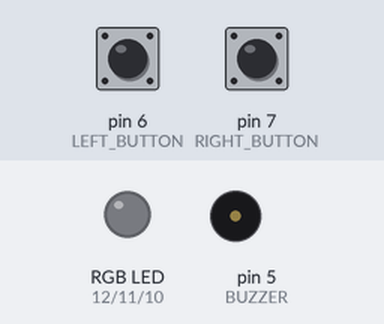
Recording of a sketch running on a simulated Arduino Uno, built with avr-gcc and run on an emulated ATmega328P. Parts: an RGB LED mixed from three pins (HIGH = lit), buzzer (waves = sounding). Inputs (shaded band) come from the test bench; at power-on: pin 6 (LEFT_BUTTON) HIGH, pin 7 (RIGHT_BUTTON) HIGH. Random numbers use the default seed unless the sketch sets one.

Above: at 0.73 s.
At 1.3 s:
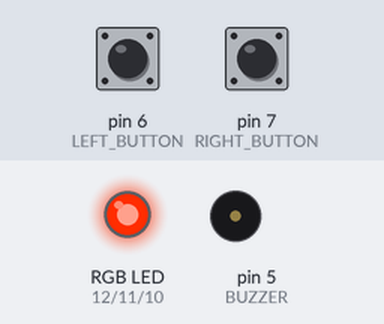
At 2.81 s:
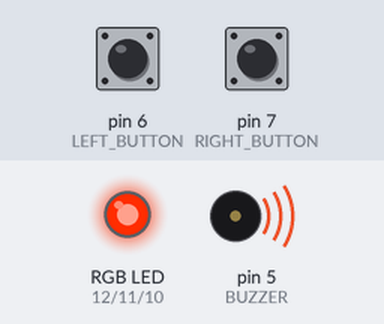
At 3.9 s:
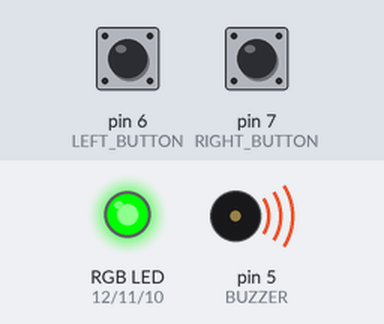
At 5.9 s:
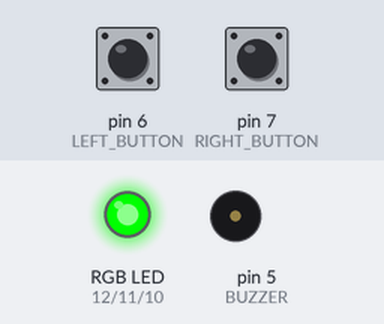
Timing chart, 0 to 7.4 s (numbered marks = the images above):
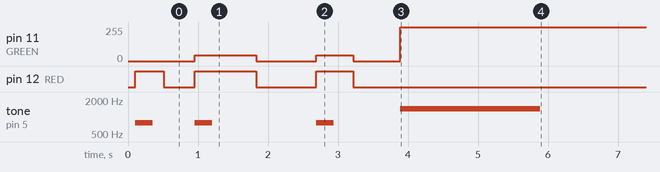

Measured:
- by itself, pin 11 (GREEN): 0/255 → 45/255 at 0.96 s, → 0/255 0.87 s later, → 45/255 0.86 s later, → 0/255 0.53 s later, … (5 changes in this stretch)
- by itself, pin 12 (RED): goes HIGH 0.41 s, LOW 0.45 s, HIGH 0.87 s, LOW 0.86 s, HIGH 0.53 s, then LOW
- by itself, tone on pin 5 (BUZZER): plays 784 Hz for 0.25 s, 784 Hz for 0.25 s, 784 Hz for 0.25 s, 1397 Hz for 2.0 s

The sketch:

dragSketch.ino
```cpp
#include "pitches.h"

// Using digital pins

#define RED 12
#define GREEN 11
#define BLUE 10

#define LEFT_WIN 8
#define RIGHT_WIN 9

#define LEFT_BUTTON 6
#define RIGHT_BUTTON 7

#define BUZZER 5

#define COUNTDOWN 1
#define BUTTON_STAGE 2
#define RESULTS_STAGE 3
#define END_GAME 4

void setup() {
Serial.begin( 9600 );
pinMode( RED, OUTPUT );
pinMode( GREEN, OUTPUT );
pinMode( BLUE, OUTPUT );
pinMode( LEFT_BUTTON, INPUT_PULLUP );
pinMode( RIGHT_BUTTON, INPUT_PULLUP );
digitalWrite( RED, LOW );
digitalWrite( GREEN, LOW );
digitalWrite( BLUE, LOW );
digitalWrite( LEFT_WIN, HIGH );
digitalWrite( RIGHT_WIN, HIGH );
}

int redValue;
int greenValue;
int blueValue;
int gameState = COUNTDOWN;

void loop() {
  while( gameState == COUNTDOWN ) {
    countDown();
  }

  while( gameState == BUTTON_STAGE ) {
    buttonStage();
  }

  while( gameState == RESULTS_STAGE ) {
    resultsStage();
  }

}

void countDown() {

  delay( 100 );
  digitalWrite( LEFT_WIN, LOW );
  digitalWrite( RIGHT_WIN, LOW );

  analogWrite( RED, 255);
  analogWrite( GREEN, 0);
  analogWrite( BLUE, 0 );
tone(BUZZER, NOTE_G5, 250);
  delay( random( 400, 1000 ) );

  analogWrite( RED, 0);
  analogWrite( GREEN, 0);
  analogWrite( BLUE, 0 );

  delay( random( 400, 1000 ) );

  analogWrite( RED, 255);
  analogWrite( GREEN, 45);
  analogWrite( BLUE, 0 );
tone(BUZZER, NOTE_G5, 250);
  delay( random( 400, 1000 ) );

  analogWrite( RED, 0);
  analogWrite( GREEN, 0);
  analogWrite( BLUE, 0 );

  delay( random( 400, 1000 ) );

  analogWrite( RED, 255);
  analogWrite( GREEN, 45);
  analogWrite( BLUE, 0 );
tone(BUZZER, NOTE_G5, 250);
  delay( random( 400, 1000 ) );

  analogWrite( RED, 0);
  analogWrite( GREEN, 0);
  analogWrite( BLUE, 0 );

  delay( random( 400, 1000 ) );

  analogWrite( RED, 0);
  analogWrite( GREEN, 255);
  analogWrite( BLUE, 0 );
tone(BUZZER, NOTE_F6, 2000);
  gameState = BUTTON_STAGE;
}

void buttonStage() {

  int buttonsPressed = 0;

  while( buttonsPressed == 0 ) {
    if( digitalRead( LEFT_BUTTON ) == LOW ) {
      digitalWrite( LEFT_WIN, HIGH );
      buttonsPressed = 1;
    }

    if( digitalRead( RIGHT_BUTTON ) == LOW ) {
      digitalWrite( RIGHT_WIN, HIGH );
      buttonsPressed = 1;
    }
  }
  gameState = RESULTS_STAGE;
}

void resultsStage() {
  int song = 0;
  while( song == 0 ) {
    // Let's stay between G6 and G4
    noTone( BUZZER );
    tone( BUZZER, NOTE_D6, 250 );
    delay( 250 );
    noTone( BUZZER );
    tone( BUZZER, NOTE_E6, 250 );
    delay( 250 );
    noTone( BUZZER );
    tone( BUZZER, 1380, 250 );
    delay( 250 );
    noTone( BUZZER );
    tone( BUZZER, NOTE_E6, 250 );
    delay( 250 );
    noTone( BUZZER );
    tone( BUZZER, NOTE_D6, 250 );
    delay( 250 );
    noTone( BUZZER );
    tone( BUZZER, NOTE_C6, 750 );
    delay( 400 );
    noTone( BUZZER );
    tone( BUZZER, NOTE_G6, 1000 );
    delay( 7000 );
    noTone( BUZZER );
    song = 1;
  }
  gameState = END_GAME;
}
```

pitches.h
```cpp
/*************************************************
 * Public Constants
 *************************************************/

#define NOTE_B0  31
#define NOTE_C1  33
#define NOTE_CS1 35
#define NOTE_D1  37
#define NOTE_DS1 39
#define NOTE_E1  41
#define NOTE_F1  44
#define NOTE_FS1 46
#define NOTE_G1  49
#define NOTE_GS1 52
#define NOTE_A1  55
#define NOTE_AS1 58
#define NOTE_B1  62
#define NOTE_C2  65
#define NOTE_CS2 69
#define NOTE_D2  73
#define NOTE_DS2 78
#define NOTE_E2  82
#define NOTE_F2  87
#define NOTE_FS2 93
#define NOTE_G2  98
#define NOTE_GS2 104
#define NOTE_A2  110
#define NOTE_AS2 117
#define NOTE_B2  123
#define NOTE_C3  131
#define NOTE_CS3 139
#define NOTE_D3  147
#define NOTE_DS3 156
#define NOTE_E3  165
#define NOTE_F3  175
#define NOTE_FS3 185
#define NOTE_G3  196
#define NOTE_GS3 208
#define NOTE_A3  220
#define NOTE_AS3 233
#define NOTE_B3  247
#define NOTE_C4  262
#define NOTE_CS4 277
#define NOTE_D4  294
#define NOTE_DS4 311
#define NOTE_E4  330
#define NOTE_F4  349
#define NOTE_FS4 370
#define NOTE_G4  392
#define NOTE_GS4 415
#define NOTE_A4  440
#define NOTE_AS4 466
#define NOTE_B4  494
#define NOTE_C5  523
#define NOTE_CS5 554
#define NOTE_D5  587
#define NOTE_DS5 622
#define NOTE_E5  659
#define NOTE_F5  698
#define NOTE_FS5 740
#define NOTE_G5  784
#define NOTE_GS5 831
#define NOTE_A5  880
#define NOTE_AS5 932
#define NOTE_B5  988
#define NOTE_C6  1047
#define NOTE_CS6 1109
#define NOTE_D6  1175
#define NOTE_DS6 1245
#define NOTE_E6  1319
#define NOTE_F6  1397
#define NOTE_FS6 1480
#define NOTE_G6  1568
#define NOTE_GS6 1661
#define NOTE_A6  1760
#define NOTE_AS6 1865
#define NOTE_B6  1976
#define NOTE_C7  2093
#define NOTE_CS7 2217
#define NOTE_D7  2349
#define NOTE_DS7 2489
#define NOTE_E7  2637
#define NOTE_F7  2794
#define NOTE_FS7 2960
#define NOTE_G7  3136
#define NOTE_GS7 3322
#define NOTE_A7  3520
#define NOTE_AS7 3729
#define NOTE_B7  3951
#define NOTE_C8  4186
#define NOTE_CS8 4435
#define NOTE_D8  4699
#define NOTE_DS8 4978
```
